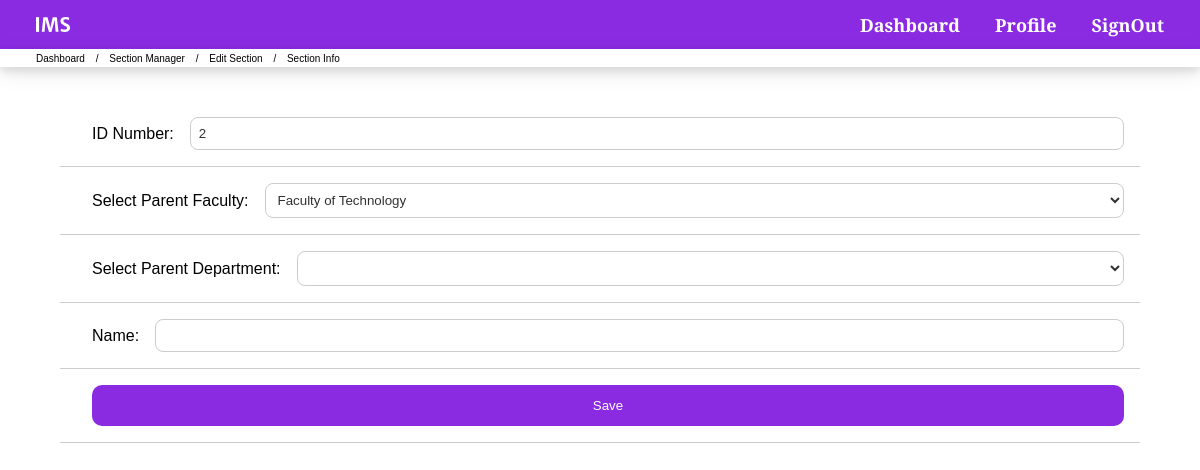
/actEditSection.php?type=lab&ID=2 (signed in), run on an earlier commit of the app's database.
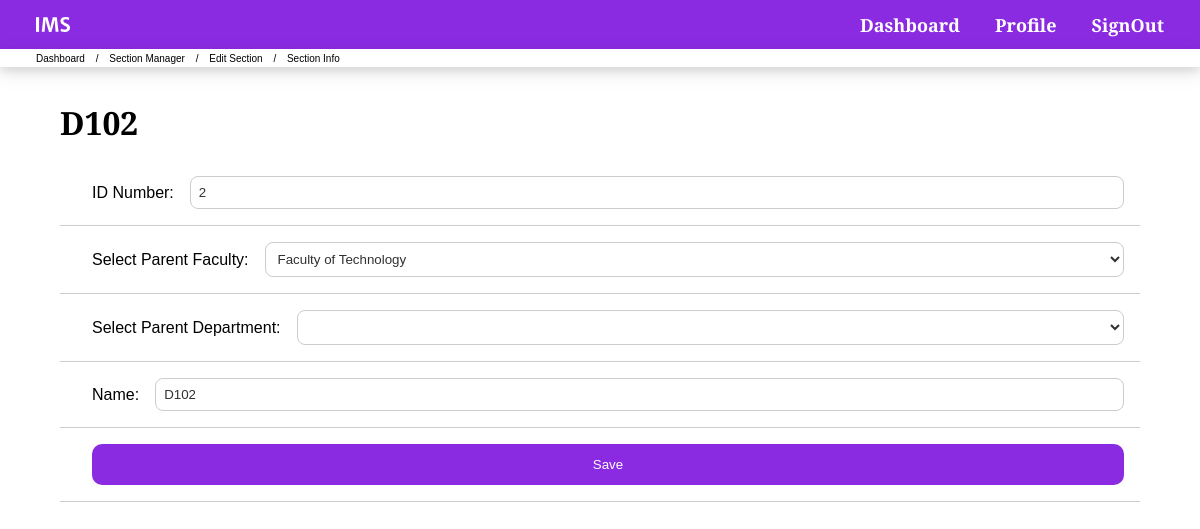
And on a later commit of the database.
### tables this page shows
CREATE TABLE `lab` (
  `labID` int(11) NOT NULL,
  `facID` int(11) NOT NULL,
  `depID` int(11) NOT NULL,
  `labName` varchar(150) NOT NULL
);

### actEditSection.php (the view, shortened to what this page needs)
<?php session_start();
$type = $_GET['type'];
$ID = $_GET['ID'];
require_once "include/dbh.php";
if ($type == 'fac') {
    $sql = "SELECT * FROM fac WHERE facID = '$ID'";
    $fac = mysqli_query($conn, $sql);
    $sec = mysqli_fetch_assoc($fac);
    $secName = $sec['facName'];
} elseif ($type == 'lab') {
    $sql = "SELECT * FROM lab WHERE labID = '$ID'";
    $lab = mysqli_query($conn, $sql);
    $sec = mysqli_fetch_assoc($lab);
    $secName = $sec['labName'];
    $sql = "SELECT * FROM fac";
    $facs = mysqli_query($conn, $sql);
} else {
    $_SESSION['message'] = "Invalid Section";
    header ("Location: editSection.php");
}
?>
<!DOCTYPE html>
<html lang="en">
<head>
    <link rel="stylesheet" type="text/css" href="css/main.css">
    <link rel="stylesheet" type="text/css" href="css/info.css">
</head>
<body>
    <?php include "include/navbar.php" ?>
    <div class="bread">
        <ul class="breadcrumb">
            <li><a href="dashboard.php">Dashboard</a></li>
            <li><a href="sectionMenu.php">Section Manager</a></li>
            <li><a href="editSection.php">Edit Section</a></li>
            <li>Section Info</li>
        </ul>
    </div>
    <br>
    <div class="container">
        <h1 class="heading"><?= $secName ?></h1>
        <form id="addLabForm" action="actEditSection2.php" method="post">
        <?php
        echo "<div class='infoItem'>
            <label for='".$type."ID'>ID Number:</label>
            <input type='text' id='".$type."ID' name='".$type."ID' value='".$ID."' readonly>
        </div>";
        if ($type == 'fac') {
            echo "<input type='hidden' id='type' name='type' value='fac'>";
        } elseif ($type == 'lab') {
            echo "<div class='infoItem'>
                <label for='fac'>Select Parent Faculty:</label>
                <select id='fac' name='fac' required onchange='updateDepartments()'>";
                    while ($row = mysqli_fetch_assoc($facs)) {
                        if ($row['facID'] == $sec['facID']) {
                            echo "<option value=".$row['facID']." selected>".$row['facName']."</option>";
                        } else {
                            echo "<option value=".$row['facID'].">".$row['facName']."</option>";
                        }
                    }
            echo "</select>
                </div>";
            echo "<div class='infoItem'>
                <label for='dep'>Select Parent Department:</label>
                <select id='dep' name='dep' required>
                </select>
            </div>";
        }
        echo "<div class='infoItem'>
            <label for='".$type."Name'>Name:</label>
            <input type='text' id='".$type."Name' name='".$type."Name' value='".$secName."'>
        </div>";
        ?>
            <div class="infoItem">
                <button id="submit" type="submit">Save</button>
            </div>
        </form>
    </div>
</body>
</html>

What changed in the data, as far as the page shows it:
added lab: labName "D102"
